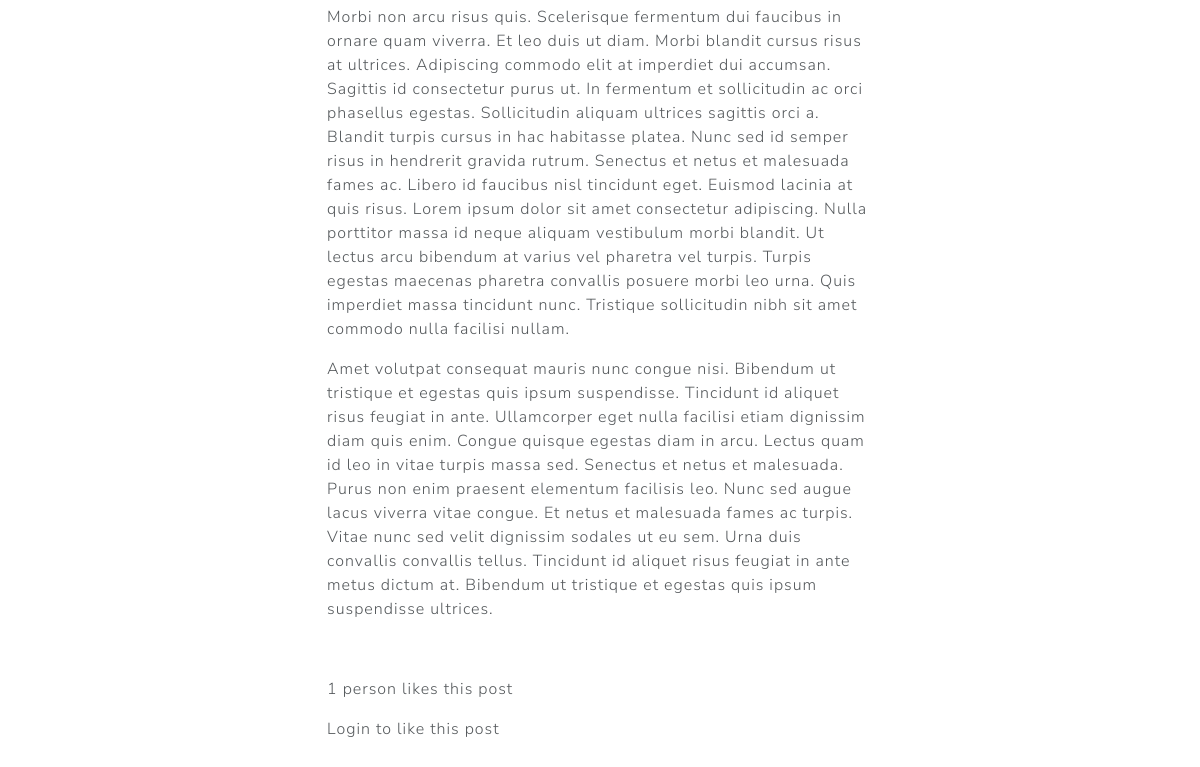
The app's page /blog/guest-post/ (lower part), older data.
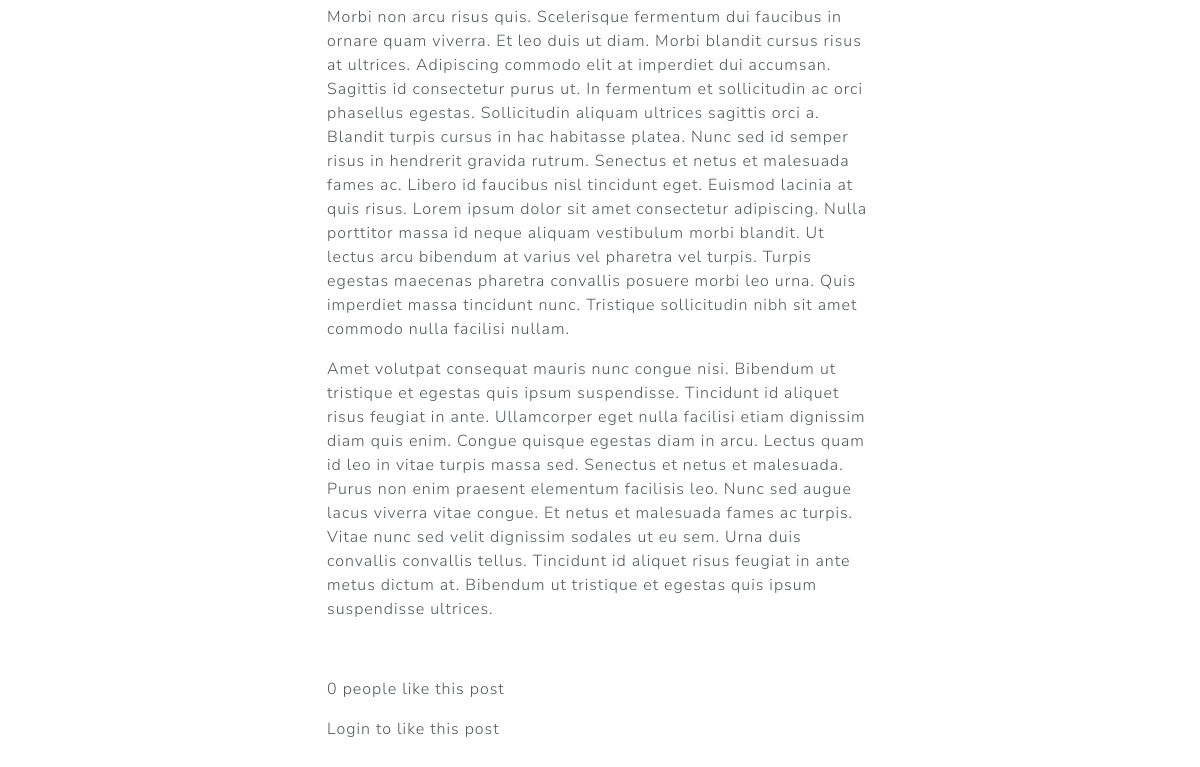
The same page, newer data.
### blog/models.py (models this page shows, shortened)
class Post(models.Model):
    class NewManager(models.Manager):
        def get_queryset(self):
            return super().get_queryset().filter(status='published')
    options = (
        ('draft', 'Draft'),
        ('published', 'Published'),
    )
    title = models.CharField(max_length=255)
    slug = models.SlugField(max_length=255, unique=True, null=False)
    status = models.CharField(max_length=10, choices=options, default='draft')
    content = HTMLField()
    created_on = models.DateTimeField(auto_now_add=True)
    last_modified = models.DateTimeField(auto_now=True)
    categories=models.ManyToManyField('Category', related_name='posts')
    author = models.ForeignKey(User, on_delete=models.CASCADE)
    featured = models.BooleanField(default=False)
    likes = models.ManyToManyField(User, related_name='likes', blank=True)
    objects = models.Manager() #default manager
    newmanager = NewManager() #custom manager
    class Meta:
        ordering = ('-created_on',)

### blog/views.py (the view)
# urls.py: path("<slug:slug>/", DetailPostView.as_view(), name='detail_post'),
class DetailPostView(DetailView):
    model = Post
    template_name = 'blog/blog_post.html'
    def get_context_data(self, *args, **kwargs):
        context = super(DetailPostView, self).get_context_data(*args, **kwargs)
        context['liked_by_user'] = False
        post = get_object_or_404(Post, slug=self.kwargs.get('slug'), status='published') # ensures only published posts are retrieved
        if post.likes.filter(pk=self.request.user.id).exists():
            context['liked_by_user'] = True
        return context

### blog/templates/blog/blog_post.html (shortened to what this page needs)
{% extends 'blog/base.html' %}
{% block page_content %}
<div class="row">
    <div class="col-md-6 col-11 mx-md-auto mb-3 pb-2 mx-3">
        <div>
            {{ post.content|safe }}
        </div>
    </div>
</div>
<div class="row my-3">
    <div class="col-md-6 col-12 mx-md-auto mx-3">
        {% if post.likes.count == 1%}
        <p>{{ object.likes.count }} person likes this post</p>
        {% else %}
        <p>{{ post.likes.count }} people like this post</p>
        {% endif %}
        {% if request.user.is_authenticated %}
            {% if liked_by_user %}
                <form method="POST" action="{% url 'like_post' post.slug %}">
                    {% csrf_token %}
                    <button class="btn btn-outline-primary"><ion-icon name="heart-dislike-outline"></ion-icon> Unlike this post</button>
                </form>
            {% else %}
                <form method="POST" action="{% url 'like_post' post.slug %}">
                    {% csrf_token %}
                    <button class="btn btn-outline-primary"><ion-icon name="heart-outline"></ion-icon> Like this post</button>
                </form>
            {% endif %}
        {% else %}
            <p><a class="nav-link" href="{% url 'login' %}"> Login to like this post</a></p>
        {% endif %}
    </div>
</div>
{% endblock page_content %}

Row changes from the older to the newer data that the page shows:
changed Post: likes.count "1" → "0"
Text that changed along with them:
text no longer shown: "person likes this post"
text now shown: "people like this post"
